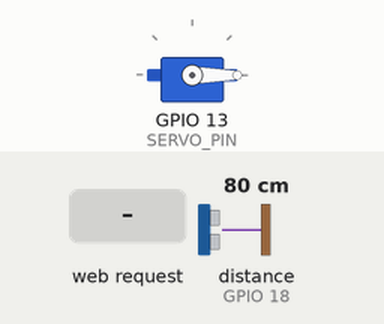
Recording of a sketch running on a simulated ESP32. On the bench: servo. Wiring (inferred from the names in the program): ultrasonic range finder: trigger GPIO 5; echo GPIO 18. The test bench sets the inputs (shaded band); at power-on: distance to the obstacle (sensor on GPIO 18) 80 cm. The echo pulse lasts 58.3 µs per cm; WiFi joins after 1.5 s; servers stay silent unless stated; uploads are accepted with an empty reply; what the sketch prints to the serial monitor is not drawn.

Above: at 2.7 s.
2.8 s: HTTP request GET /gate/open received
At 3.98 s:
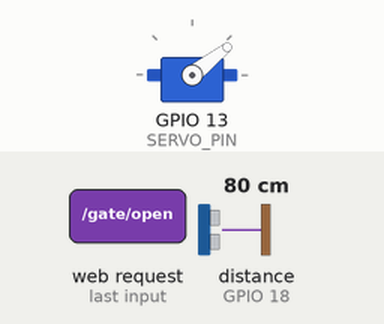
At 5.4 s:
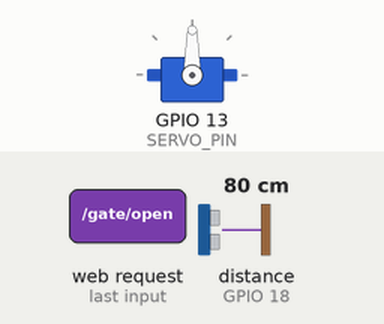
Timing chart, 0 to 6.9 s (numbered marks = the images above; inputs shaded):
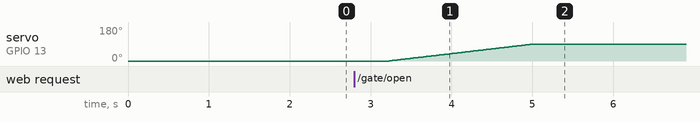

Measured:
- after the input at 2.8 s, servo on GPIO 13 (SERVO_PIN): moves from 0° to 90° over 1.8 s, starting after 0.43 s

The sketch:

smartparking_with_sping.ino
```cpp
#include <WiFi.h>
#include <HTTPClient.h>
#include <ESP32Servo.h>
#include <WebServer.h>        // Built-in, no need to install

// ================== CONFIG ==================
const char* ssid = "Virinchi_2nd_2.4g";
const char* password = "virinchi@2025";

const char* springServer = "http://10.5.48.126:8080/api/spot/update";  // Your laptop IP

// Pins
#define TRIG_PIN   5
#define ECHO_PIN   18
#define SERVO_PIN  13

Servo myservo;
WebServer server(80);

#define OCCUPIED_DISTANCE_CM 10.0

// ================== SMOOTH SERVO CONTROL ==================
void moveServoSmooth(int startAngle, int endAngle, int stepDelay = 15) {
  Serial.printf("Moving servo from %d° to %d° slowly...\n", startAngle, endAngle);

  if (startAngle < endAngle) {
    for (int pos = startAngle; pos <= endAngle; pos += 1) {
      myservo.write(pos);
      delay(stepDelay);           // ← Change this to control speed
    }
  } else {
    for (int pos = startAngle; pos >= endAngle; pos -= 1) {
      myservo.write(pos);
      delay(stepDelay);
    }
  }
  Serial.println("Servo movement completed");
}

// Open gate slowly (like real parking barrier)
void openGate() {
  Serial.println("🚪 OPENING GATE SLOWLY...");
  moveServoSmooth(0, 90, 20);     // Slow open (20ms per degree)
  delay(8000);                    // Keep gate open for 8 seconds (you can change)
  Serial.println("🚪 CLOSING GATE SLOWLY...");
  moveServoSmooth(90, 0, 25);     // Slightly slower close
  Serial.println("🚪 GATE CLOSED");
}

void handleGateOpen() {
  server.send(200, "text/plain", "Gate Opening");
  openGate();
}

void sendStatusToSpring(const String& status) {
  if (WiFi.status() != WL_CONNECTED) return;

  HTTPClient http;
  http.begin(springServer);
  http.addHeader("Content-Type", "application/json");
  String payload = "{\"status\":\"" + status + "\"}";

  int httpCode = http.POST(payload);
  if (httpCode > 0) {
    Serial.printf("Spring: %d\n", httpCode);
  } else {
    Serial.printf("HTTP failed: %s\n", http.errorToString(httpCode).c_str());
  }
  http.end();
}

void setup() {
  Serial.begin(115200);
  pinMode(TRIG_PIN, OUTPUT);
  pinMode(ECHO_PIN, INPUT);

  myservo.attach(SERVO_PIN);
  myservo.write(0);                 // Start closed

  WiFi.begin(ssid, password);
  Serial.print("Connecting to WiFi");
  while (WiFi.status() != WL_CONNECTED) {
    delay(500);
    Serial.print(".");
  }
  Serial.println("\nWiFi Connected! IP: " + WiFi.localIP().toString());

  server.on("/gate/open", HTTP_GET, handleGateOpen);
  server.begin();
  Serial.println("Web Server started → Gate endpoint ready");
}

void loop() {
  server.handleClient();

  // Ultrasonic Sensor
  digitalWrite(TRIG_PIN, LOW);
  delayMicroseconds(3);
  digitalWrite(TRIG_PIN, HIGH);
  delayMicroseconds(10);
  digitalWrite(TRIG_PIN, LOW);

  long duration = pulseIn(ECHO_PIN, HIGH, 5000);
  float distance = (duration == 0) ? 999.0 : duration * 0.0343 / 2.0;

  String status = (distance <= OCCUPIED_DISTANCE_CM && distance >= 2.0) ? "occupied" : "free";

  static String lastStatus = "";
  if (status != lastStatus) {
    sendStatusToSpring(status);
    lastStatus = status;
  }

  Serial.printf("Distance: %.1f cm → %s\n", distance, status.c_str());
  delay(1500);
}
```
